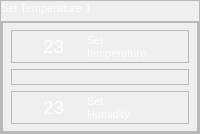
                  <widget class="QFrame" name="frame_149">
                   <property name="sizePolicy">
                    <sizepolicy hsizetype="Expanding" vsizetype="Expanding">
                     <horstretch>11</horstretch>
                     <verstretch>9</verstretch>
                    </sizepolicy>
                   </property>
                   <property name="minimumSize">
                    <size>
                     <width>0</width>
                     <height>12</height>
                    </size>
                   </property>
                   <property name="frameShape">
                    <enum>QFrame::StyledPanel</enum>
                   </property>
                   <property name="frameShadow">
                    <enum>QFrame::Raised</enum>
                   </property>
                   <layout class="QVBoxLayout" name="verticalLayout_112">
                    <property name="leftMargin">
                     <number>0</number>
                    </property>
                    <property name="topMargin">
                     <number>0</number>
                    </property>
                    <property name="rightMargin">
                     <number>0</number>
                    </property>
                    <property name="bottomMargin">
                     <number>0</number>
                    </property>
                    <item>
                     <widget class="QLabel" name="label_100">
                      <property name="sizePolicy">
                       <sizepolicy hsizetype="Expanding" vsizetype="Fixed">
                        <horstretch>1</horstretch>
                        <verstretch>0</verstretch>
                       </sizepolicy>
                      </property>
                      <property name="minimumSize">
                       <size>
                        <width>39</width>
                        <height>14</height>
                       </size>
                      </property>
                      <property name="font">
                       <font>
                        <pointsize>8</pointsize>
                       </font>
                      </property>
                      <property name="styleSheet">
                       <string notr="true">color: rgb(255, 255, 255);</string>
                      </property>
                      <property name="text">
                       <string>Set Temperature 1</string>
                      </property>
                     </widget>
                    </item>
                    <item>
                     <widget class="QFrame" name="frame_160">
                      <property name="sizePolicy">
                       <sizepolicy hsizetype="Expanding" vsizetype="Expanding">
                        <horstretch>9</horstretch>
                        <verstretch>9</verstretch>
                       </sizepolicy>
                      </property>
                      <property name="minimumSize">
                       <size>
                        <width>10</width>
                        <height>110</height>
                       </size>
                      </property>
                      <property name="maximumSize">
                       <size>
                        <width>16777215</width>
                        <height>400</height>
                       </size>
                      </property>
                      <property name="styleSheet">
                       <string notr="true">#frame_160{
border-image: url(:/images/phptps/panele-bozotg-temp-07.svg);

}</string>
                      </property>
                      <property name="frameShape">
                       <enum>QFrame::StyledPanel</enum>
                      </property>
                      <property name="frameShadow">
                       <enum>QFrame::Raised</enum>
                      </property>
                      <layout class="QHBoxLayout" name="horizontalLayout_5">
                       <property name="leftMargin">
                        <number>0</number>
                       </property>
                       <property name="topMargin">
                        <number>0</number>
                       </property>
                       <property name="rightMargin">
                        <number>0</number>
                       </property>
                       <property name="bottomMargin">
                        <number>0</number>
                       </property>
                       <item>
                        <widget class="QFrame" name="frame_207">
                         <property name="sizePolicy">
                          <sizepolicy hsizetype="Expanding" vsizetype="Expanding">
                           <horstretch>9</horstretch>
                           <verstretch>9</verstretch>
                          </sizepolicy>
                         </property>
                         <property name="minimumSize">
                          <size>
                           <width>150</width>
                           <height>110</height>
                          </size>
                         </property>
                         <property name="maximumSize">
                          <size>
                           <width>293</width>
                           <height>16777215</height>
                          </size>
                         </property>
                         <property name="styleSheet">
                          <string notr="true">	background-color: none;</string>
                         </property>
                         <property name="frameShape">
                          <enum>QFrame::StyledPanel</enum>
                         </property>
                         <property name="frameShadow">
                          <enum>QFrame::Raised</enum>
                         </property>
                         <layout class="QVBoxLayout" name="verticalLayout_107">
                          <property name="leftMargin">
                           <number>8</number>
                          </property>
                          <property name="topMargin">
                           <number>7</number>
                          </property>
                          <property name="rightMargin">
                           <number>8</number>
                          </property>
                          <property name="bottomMargin">
                           <number>7</number>
                          </property>
                          <item>
                           <widget class="QFrame" name="frame_208">
                            <property name="sizePolicy">
                             <sizepolicy hsizetype="Expanding" vsizetype="Expanding">
                              <horstretch>3</horstretch>
                              <verstretch>2</verstretch>
                             </sizepolicy>
                            </property>
                            <property name="minimumSize">
                             <size>
                              <width>140</width>
                              <height>11</height>
                             </size>
                            </property>
                            <property name="styleSheet">
                             <string notr="true">#frame_8{
	border:none;


}</string>
                            </property>
                            <property name="frameShape">
                             <enum>QFrame::StyledPanel</enum>
                            </property>
                            <property name="frameShadow">
                             <enum>QFrame::Raised</enum>
                            </property>
                            <layout class="QHBoxLayout" name="horizontalLayout_95">
                             <property name="leftMargin">
                              <number>0</number>
                             </property>
                             <property name="topMargin">
                              <number>0</number>
                             </property>
                             <property name="rightMargin">
                              <number>0</number>
                             </property>
                             <property name="bottomMargin">
                              <number>0</number>
                             </property>
                             <item>
                              <widget class="QLabel" name="temp_image_down_51">
                               <property name="sizePolicy">
                                <sizepolicy hsizetype="Expanding" vsizetype="Expanding">
                                 <horstretch>2</horstretch>
                                 <verstretch>4</verstretch>
                                </sizepolicy>
                               </property>
                               <property name="minimumSize">
                                <size>
                                 <width>12</width>
                                 <height>10</height>
                                </size>
                               </property>
                               <property name="styleSheet">
                                <string notr="true">#temp_image_down_51{

	
	image: url(:/images/phptps/tama-sanj-07.svg);
}</string>
                               </property>
                               <property name="text">
                                <string/>
                               </property>
                              </widget>
                             </item>
                             <item>
                              <widget class="QLabel" name="temp_down_40">
                               <property name="sizePolicy">
                                <sizepolicy hsizetype="Expanding" vsizetype="Expanding">
                                 <horstretch>3</horstretch>
                                 <verstretch>7</verstretch>
                                </sizepolicy>
                               </property>
                               <property name="minimumSize">
                                <size>
                                 <width>14</width>
                                 <height>9</height>
                                </size>
                               </property>
                               <property name="font">
                                <font>
                                 <pointsize>-1</pointsize>
                                 <weight>50</weight>
                                 <italic>false</italic>
                                 <bold>false</bold>
                                </font>
                               </property>
                               <property name="styleSheet">
                                <string notr="true">#temp_down_40{
	 color: white;
   	font:19px;

}


</string>
                               </property>
                               <property name="text">
                                <string>23</string>
                               </property>
                               <property name="textFormat">
                                <enum>Qt::PlainText</enum>
                               </property>
                               <property name="wordWrap">
                                <bool>false</bool>
                               </property>
                               <property name="margin">
                                <number>0</number>
                               </property>
                               <property name="openExternalLinks">
                                <bool>false</bool>
                               </property>
                              </widget>
                             </item>
                             <item>
                              <widget class="QLabel" name="curent_temp_label_45">
                               <property name="sizePolicy">
                                <sizepolicy hsizetype="Expanding" vsizetype="Expanding">
                                 <horstretch>8</horstretch>
                                 <verstretch>8</verstretch>
                                </sizepolicy>
                               </property>
                               <property name="minimumSize">
                                <size>
                                 <width>42</width>
                                 <height>19</height>
                                </size>
                               </property>
                               <property name="font">
                                <font>
                                 <pointsize>8</pointsize>
                                </font>
                               </property>
                               <property name="styleSheet">
                                <string notr="true">

	
	color: white;
	
</string>
                               </property>
                               <property name="text">
                                <string>Set 
temperature</string>
                               </property>
                              </widget>
                             </item>
                            </layout>
                           </widget>
                          </item>
                          <item>
                           <widget class="QFrame" name="temp_linne_down_17">
                            <property name="sizePolicy">
                             <sizepolicy hsizetype="Expanding" vsizetype="Expanding">
                              <horstretch>9</horstretch>
                              <verstretch>0</verstretch>
                             </sizepolicy>
                            </property>
                            <property name="minimumSize">
                             <size>
                              <width>0</width>
                              <height>0</height>
                             </size>
                            </property>
                            <property name="styleSheet">
                             <string notr="true">#temp_linne_down{
	
	
	border:none;
	
	
	
	
	
	
}</string>
                            </property>
                            <property name="frameShape">
                             <enum>QFrame::StyledPanel</enum>
                            </property>
                            <property name="frameShadow">
                             <enum>QFrame::Raised</enum>
                            </property>
                            <layout class="QVBoxLayout" name="verticalLayout_108">
                             <property name="spacing">
                              <number>6</number>
                             </property>
                             <property name="leftMargin">
                              <number>0</number>
                             </property>
                             <property name="topMargin">
                              <number>0</number>
                             </property>
                             <property name="rightMargin">
                              <number>0</number>
                             </property>
                             <property name="bottomMargin">
                              <number>0</number>
                             </property>
                             <item>
                              <widget class="QLabel" name="line_temp_15">
                               <property name="sizePolicy">
                                <sizepolicy hsizetype="Expanding" vsizetype="Expanding">
                                 <horstretch>8</horstretch>
                                 <verstretch>0</verstretch>
                                </sizepolicy>
                               </property>
                               <property name="minimumSize">
                                <size>
                                 <width>19</width>
                                 <height>0</height>
                                </size>
                               </property>
                               <property name="styleSheet">
                                <string notr="true">
	
	
	border:none;
	
	image: url(:/images/phptps/line kutah-02-02.svg);

</string>
                               </property>
                               <property name="text">
                                <string/>
                               </property>
                               <property name="indent">
                                <number>-1</number>
                               </property>
                               <property name="textInteractionFlags">
                                <set>Qt::LinksAccessibleByMouse</set>
                               </property>
                              </widget>
                             </item>
                            </layout>
                           </widget>
                          </item>
                          <item>
                           <widget class="QFrame" name="frame_209">
                            <property name="sizePolicy">
                             <sizepolicy hsizetype="Expanding" vsizetype="Expanding">
                              <horstretch>3</horstretch>
                              <verstretch>2</verstretch>
                             </sizepolicy>
                            </property>
                            <property name="minimumSize">
                             <size>
                              <width>0</width>
                              <height>27</height>
                             </size>
                            </property>
                            <property name="styleSheet">
                             <string notr="true">#frame_10{

	border:none;
	

}</string>
                            </property>
                            <property name="frameShape">
                             <enum>QFrame::StyledPanel</enum>
                            </property>
                            <property name="frameShadow">
                             <enum>QFrame::Raised</enum>
                            </property>
                            <layout class="QHBoxLayout" name="horizontalLayout_127">
                             <property name="leftMargin">
                              <number>0</number>
                             </property>
                             <property name="topMargin">
                              <number>0</number>
                             </property>
                             <property name="rightMargin">
                              <number>0</number>
                             </property>
                             <property name="bottomMargin">
                              <number>0</number>
                             </property>
                             <item>
                              <widget class="QLabel" name="temp_image_down_52">
                               <property name="sizePolicy">
                                <sizepolicy hsizetype="Expanding" vsizetype="Expanding">
                                 <horstretch>2</horstretch>
                                 <verstretch>4</verstretch>
                                </sizepolicy>
                               </property>
                               <property name="minimumSize">
                                <size>
                                 <width>12</width>
                                 <height>10</height>
                                </size>
                               </property>
                               <property name="styleSheet">
                                <string notr="true">#temp_image_down_52{


image: url(:/images/phptps/rotobat-07.svg);
	
	
}
</string>
                               </property>
                               <property name="text">
                                <string/>
                               </property>
                              </widget>
                             </item>
                             <item>
                              <widget class="QLabel" name="temp_down_41">
                               <property name="sizePolicy">
                                <sizepolicy hsizetype="Expanding" vsizetype="Expanding">
                                 <horstretch>3</horstretch>
                                 <verstretch>7</verstretch>
                                </sizepolicy>
                               </property>
                               <property name="minimumSize">
                                <size>
                                 <width>14</width>
                                 <height>9</height>
                                </size>
                               </property>
                               <property name="font">
                                <font>
                                 <pointsize>-1</pointsize>
                                 <weight>50</weight>
                                 <italic>false</italic>
                                 <bold>false</bold>
                                </font>
                               </property>
                               <property name="styleSheet">
                                <string notr="true">
#temp_down_41{
	 color: white;
   	font:19px;

}


</string>
                               </property>
                               <property name="text">
                                <string>23</string>
                               </property>
                               <property name="textFormat">
                                <enum>Qt::PlainText</enum>
                               </property>
                               <property name="wordWrap">
                                <bool>false</bool>
                               </property>
                               <property name="margin">
                                <number>0</number>
                               </property>
                               <property name="openExternalLinks">
                                <bool>false</bool>
                               </property>
                              </widget>
                             </item>
                             <item>
                              <widget class="QLabel" name="curent_temp_label_46">
                               <property name="sizePolicy">
                                <sizepolicy hsizetype="Expanding" vsizetype="Expanding">
                                 <horstretch>8</horstretch>
                                 <verstretch>8</verstretch>
                                </sizepolicy>
                               </property>
                               <property name="minimumSize">
                                <size>
                                 <width>42</width>
                                 <height>19</height>
                                </size>
                               </property>
                               <property name="font">
                                <font>
                                 <pointsize>8</pointsize>
                                </font>
                               </property>
                               <property name="tabletTracking">
                                <bool>false</bool>
                               </property>
                               <property name="focusPolicy">
                                <enum>Qt::NoFocus</enum>
                               </property>
                               <property name="styleSheet">
                                <string notr="true">
	
	color: white;
	
</string>
                               </property>
                               <property name="text">
                                <string>Set 
Humidity</string>
                               </property>
                              </widget>
                             </item>
                            </layout>
                           </widget>
                          </item>
                         </layout>
                        </widget>
                       </item>
                      </layout>
                     </widget>
                    </item>
                   </layout>
                  </widget>
